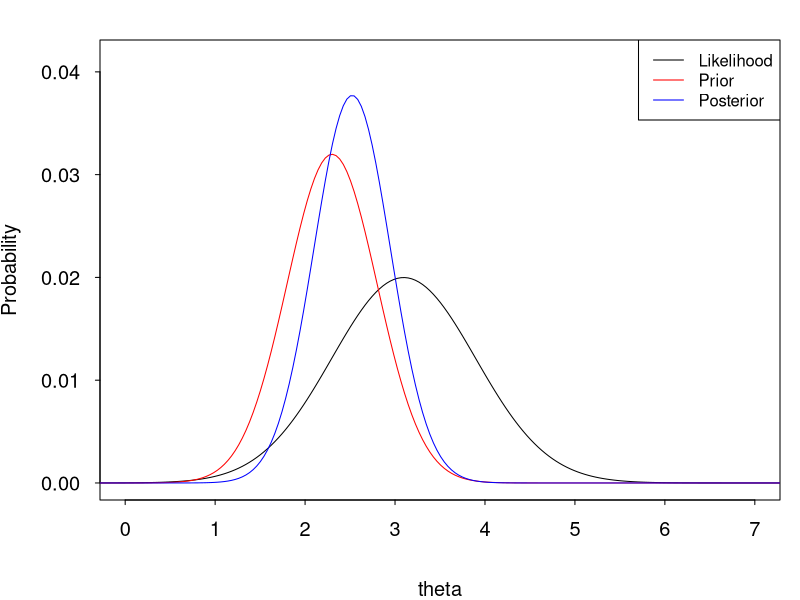

Write R code to recreate this figure.
## ---- chunk 1

# sample size
n <- 1

# true population mean
pop.mu <- 3.1

# true population standard deviation
pop.s <- 0.8

# generate our random numbers
x <- rnorm(n, pop.mu, pop.s)

# here im going to print our numbers to screen 
# which is fine because we only have 10 of them, 
# but if you had more you might want to plot them
# perhaps as a histogram or boxplot, or scatterplot.
print(x)

#hist(x)

## ---- chunk 2

# define a range of possible theta value either side of our data
theta <- seq(-10, 10, length = 500)

# parameters of the prior distribution of the mean... 
# N.B. this is the mean and sd of the mean we are estimating,
# The sd is not the sd of the data!!!!
prior_theta_mu <- 2.3
prior_theta_s  <- 0.5

## ---- chunk 3

# - - - - - - - - - - - - - - - - - - - - - - - - - - - - - - 
# now calculate the likelihood of each of these theta values
# given our data by looping over our values of theta

# set up a vector in which to store our likelihoods
likelihood <- numeric(length(theta))

# loop over theta
for (i in 1:length(theta)) {
  likelihood[i] <- sum(dnorm(x, mean = theta[i], sd = pop.s))
}


# - - - - - - - - - - - - - - - - - - - - - - - - - - - - - - 


# now specify our prior distribution as a normal distribution
# with defined mean and standard deviation
prior = dnorm(theta, mean = prior_theta_mu, sd = prior_theta_s)

# with these two pieces of information we can estimate our posterior
# or at least the proportional approximation to it.
posterior <- prior * likelihood

## ---- chunk 4

# Set some graphical parameters to tidy up the size of the margins
# and layout of the axes labels and axes ticks.
# mar = ... defines how many lines are in each of the plot margins
# mgp = ... determines which line the axes titles, 
#           labels and lines are drawn
# tck = ... determines direction and length of axis tick marks
# lax = ... rotates the y-axis tick labels 90 degrees.
par(mar = c(5,5,2,1), mgp = c(4,1,0), tck = -.01, las = 1)

# plot the likelihood of the data, scaled by its sum which makes 
# it a probability distribution.. Here i am scaling the 
# y axis limit of the plot to be the max of the values 
# we are plotting.
plot( (likelihood / sum(likelihood) ) ~ theta, 
     type = 'l', 
     ylab = 'Probability', 
     ylim = c(0, 1.1 * max(c(posterior/sum(posterior), 
                             prior/sum(prior), 
                             likelihood/sum(likelihood)))), 
     xlim = c(0, 7),
     xlab = 'theta', 
     cex.axis = 1.2, 
     cex.lab = 1.2)

# add the prior distribution, similarly scaled, as a red line
lines( (prior / sum(prior)) ~ theta, col = 'red')

# add the posterior, similarly scaled, as a blue line
lines( (posterior / sum(posterior)) ~ theta, col = 'blue')

# add a figure legend
legend('topright', 
       legend = c('Likelihood','Prior','Posterior'),
       col = c('black','red','blue'),
       lty = 1)

# rescale the posterior so it is a true probability distrubution
# that sums to one.
true_post <- posterior/sum(posterior)

# our posterior mean is...
mean(true_post)

